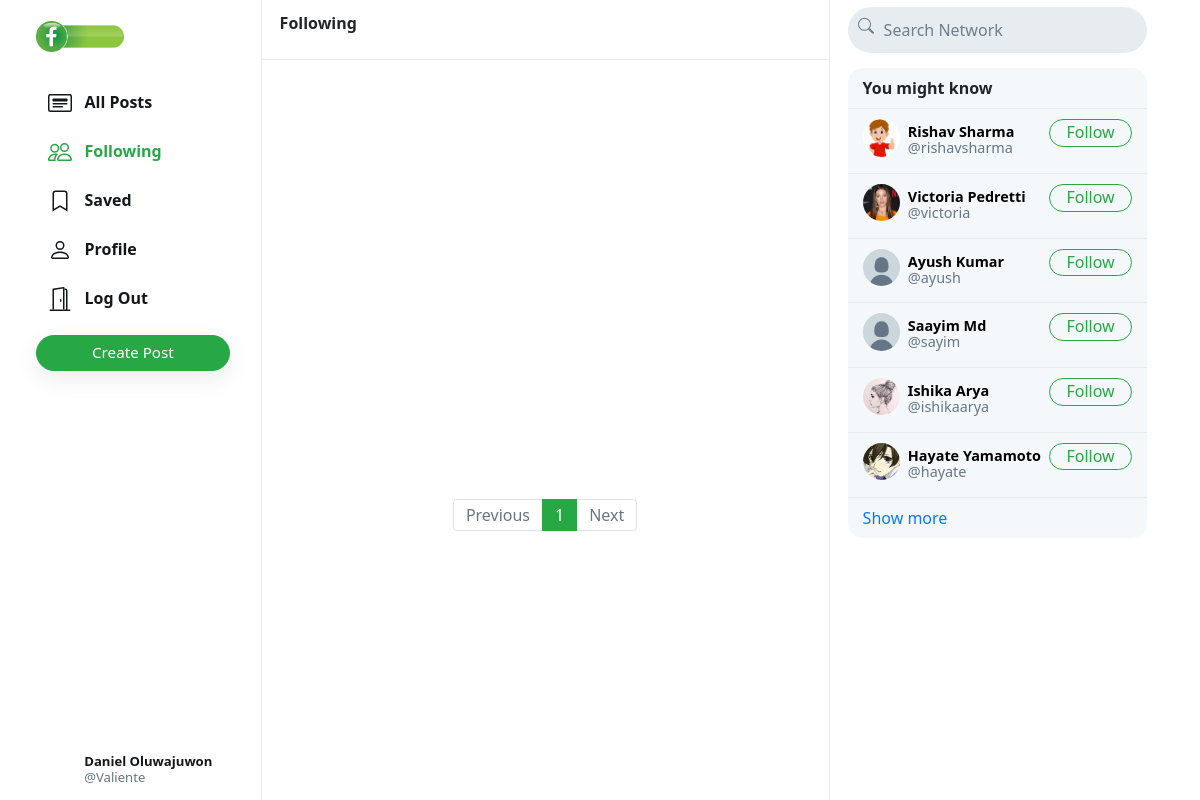
/n/following (signed in), run on the app's committed database.
### network/models.py (models this page shows, shortened)
class User(AbstractUser):
    profile_pic = models.ImageField(upload_to='profile_pic/')
    bio = models.TextField(max_length=160, blank=True, null=True)
    cover = models.ImageField(upload_to='covers/', blank=True)

### network/views.py (the view)
# urls.py: path("n/following", views.following, name='following'),
def following(request):
    if request.user.is_authenticated:
        following_user = Follower.objects.filter(followers=request.user).values('user')
        all_posts = Post.objects.filter(creater__in=following_user).order_by('-date_created')
        paginator = Paginator(all_posts, 10)
        page_number = request.GET.get('page')
        if page_number == None:
            page_number = 1
        posts = paginator.get_page(page_number)
        followings = Follower.objects.filter(followers=request.user).values_list('user', flat=True)
        suggestions = User.objects.exclude(pk__in=followings).exclude(username=request.user.username).order_by("?")[:6]
        return render(request, "network/index.html", {
            "posts": posts,
            "suggestions": suggestions,
            "page": "following"
        })
    else:
        return HttpResponseRedirect(reverse('login'))

### network/templates/network/index.html (shortened to what this page needs)
{% extends "network/layout.html" %}
{% load static %}
{% block body %}
    <div class="main-div">
        <div class="left-div">
            <nav class="head heading">
                {% if page == 'all_posts' %}
                    All Posts
                {% elif page == 'following' %}
                    Following
                {% elif page == 'saved' %}
                    Saved
                {% elif page == 'profile' %}
                    Profile
                {% else %}
                    Explore
                {% endif %}
            </nav>
            <div class="left-div-content">
                <div class="posts-view">
                    <div class="main-div-content">
                        <nav aria-label="Page navigation example" class="pagination-bar">
                            <ul class="pagination justify-content-center">
                                {% if posts.has_previous %}
                                    <li class="page-item">
                                        <a class="page-link" href="?page={{ posts.previous_page_number | default:1}}" tabindex="-1" aria-disabled="true">Previous</a>
                                    </li>
                                {% else %}
                                    <li class="page-item disabled">
                                        <a class="page-link" href="" tabindex="-1" aria-disabled="true">Previous</a>
                                    </li>
                                {% endif %}
                                {% for each in posts.paginator.page_range %}
                                    {% if each == posts.number %}
                                        <li class="page-item active"><a class="page-link" href="?page={{each}}">{{each}}</a></li>
                                    {% else %}
                                        <li class="page-item"><a class="page-link" href="?page={{each}}">{{each}}</a></li>
                                    {% endif %}
                                {% endfor %}
                                {% if posts.has_next %}
                                    <li class="page-item">
                                        <a class="page-link" href="?page={{ posts.next_page_number }}">Next</a>
                                    </li>
                                {% else %}
                                    <li class="page-item disabled">
                                        <a class="page-link" href="">Next</a>
                                    </li>
                                {% endif %}
                            </ul>
                          </nav>
                    </div>
                </div>
            </div>
        </div>
    </div>
{% endblock %}

### network/templates/network/layout.html (shortened to what this page needs)
{% load static %}
<!DOCTYPE html>
<html lang="en">
    <head>
        <link rel="stylesheet" href="https://stackpath.bootstrapcdn.com/bootstrap/4.4.1/css/bootstrap.min.css">
        <link href="{% static 'network/styles.css' %}" rel="stylesheet">
    </head>
    <body>
        <div class="body" data-page="{{page}}">
            <div class="sidenav">
                <a href="{% url 'index' %}" class="navbar-brand">
                    <img src="{% static 'network/Images/logo.png' %}" height="31px">
                </a>
                <div style="height: 100%;">
                    <div>
                        <div>
                            <ul>
                                <li class="nav-item" id="all_posts">
                                <a href="{% url 'index' %}" class="nav-link">
                                    <div>
                                        &nbsp;&nbsp;All Posts
                                    </div>
                                </a>
                                </li>
                                {% if user.is_authenticated %}
                                    <li class="nav-item" id="following">
                                        <a href="{% url 'following' %}" class="nav-link">
                                            <div>
                                                &nbsp;&nbsp;Following
                                            </div>
                                        </a>
                                    </li>
                                    <li class="nav-item" id="saved">
                                        <a href="{% url 'saved' %}" class="nav-link">
                                            <div>
                                                <svg width="1.5em" height="1.5em" viewBox="0 0 16 16" class="bi bi-bookmark" fill="currentColor" xmlns="http://www.w3.org/2000/svg">
                                                    <path fill-rule="evenodd" d="M8 12l5 3V3a2 2 0 0 0-2-2H5a2 2 0 0 0-2 2v12l5-3zm-4 1.234l4-2.4 4 2.4V3a1 1 0 0 0-1-1H5a1 1 0 0 0-1 1v10.234z"/>
                                                  </svg>
                                                &nbsp;&nbsp;Saved
                                            </div>
                                        </a>
                                    </li>
                                    <li class="nav-item" id="profile">
                                        <a href="{% url 'profile' user.username %}" class="nav-link">
                                            <div>
                                                &nbsp;&nbsp;Profile
                                            </div>
                                        </a>
                                    </li>
                                    <li class="nav-item" id="logout">
                                        <a href="{% url 'logout' %}" class="nav-link">
                                            <div>
                                                &nbsp;&nbsp;Log Out
                                            </div>
                                        </a>
                                    </li>
                                {% endif %}
                            </ul>
                        </div>
                        {% if user.is_authenticated %}
                            <button id="popup-btn" class="btn btn-success new-post-btn" onclick="createpost()">Create Post</button>
                        {% endif %}
                    </div>
                    <div style="position: absolute; bottom: 10px;">
                        {% if user.is_authenticated %}
                            <li class="nav-item sidenav-user">
                                <a href="{% url 'profile' user.username %}" class="nav-link">
                                    <div class="user_account">
                                        <div class="small-profilepic" style="float: left; background-image: url(/media/{{user.profile_pic}})"></div>
                                        <div style="height: 2.7vw; margin: auto;">
                                            <div style="margin-top: 4px;"><strong>{{user.first_name}} {{user.last_name}}</strong></div>
                                            <div class="grey" style="margin-top: 4px;">@{{ user.username }}</div>
                                        </div>
                                    </div>
                                </a>
                            </li>
                        {% endif %}
                    </div>
                </div>
            </div>
            {% block body %}
            {% endblock %}
            <div class="right-div">
                <nav class="head">
                    <form action="#">
                        <div class="search-div">
                            <div>
                            </div>
                            <input type="text" name="query" id="search-box" placeholder="Search Network">
                        </div>
                    </form>
                </nav>
                <div class='right-div-content'>
                    <div class="space" style="background-color: white;"></div>
                    {% if user.is_authenticated %}
                        <div class="suggestion-box">
                            <div class="suggestion-header">
                                You might know
                            </div>
                            {% for suggestion in suggestions %}
                                <div class="suggestion-user">
                                    <div>
                                        <a href="{% url 'profile' suggestion.username %}">
                                            <div class="small-profilepic" style="background-image: url(/media/{{suggestion.profile_pic}})"></div>
                                        </a>
                                    </div>
                                    <div class="user-details">
                                        <a href="{% url 'profile' suggestion.username %}">
                                            <div id="user-name">
                                                <strong>
                                                    {{suggestion.first_name}} {{suggestion.last_name}}
                                                </strong>
                                            </div>
                                            <div class="grey">@{{suggestion.username}}</div>
                                        </a>
                                    </div>
                                    <div>
                                        <button class="btn btn-outline-success" type="button" onclick="follow_user(this,'{{suggestion.username}}','suggestion')">Follow</button>
                                    </div>
                                </div>
                            {% empty %}
                                    <div style="text-align: center; border-bottom: .5px solid #e6ecf0; padding: 10px 15px;">
                                        <span class="grey" style="font-size: .9em;">No suggestions available.</span>
                                    </div>
                            {% endfor %}
                            <div class="suggestion-footer">
                                <a href="#">Show more</a>
                            </div>
                        </div>
                    {% endif %}
                </div>
            </div>
        </div>
    </body>
</html>

### network/static/network/styles.css (style rules this page uses)
.body { display: flex; min-height: 100%; font-family: system-ui, sans-serif; }
.btn { border-radius: 20px; padding: 0.32rem 1rem 0.375rem 1rem; }
.btn, .btn:focus, .btn:active { box-shadow: none !important; -webkit-box-shadow: none !important; }
.grey { color: #657786; }
svg { vertical-align: text-top; }
.sidenav { height: 100%; width: 21.8%; position: fixed; top: 0; left: 0; padding: 15px; list-style: none; border-right: .5px solid #e6ecf0; z-index: 100; padding-left: 3%; background-color: white; }
.sidenav ul { list-style: none; padding-left: 0px; margin-top: 3vh; }
.sidenav li { margin-top: 7px; }
.sidenav .nav-link { color: #14171a; line-height: .7em; font-weight: 700; padding: 0px; }
.sidenav .nav-link > div { padding: 10px 20px 8px 12px; border-radius: 25px; line-height: 0.9em; width: max-content; }
.new-post-btn { padding-left: 55px !important; padding-right: 55px !important; font-size: .95em; font-weight: 530; box-shadow: rgba(0, 0, 0, 0.08) 0px 8px 24px !important; }
.user_account { display: flex; font-size: .82rem; font-weight: normal; padding-top: 3px !important; padding-bottom: 3px !important; padding-left: 3px !important; }
.user_account .small-profilepic { transform: scale(.82); margin-left: auto; margin-top: auto; }
.active a { color: #28a745 !important; }
.main-div { position: relative; width: 47.25%; min-height: 100vh; left: 21.8%; }
.left-div { position: relative; }
.head { height: 7.5vh; }
.heading { position: fixed; width: 47.255%; top: 0px; padding: 18px; border-bottom: .5px solid #e6ecf0; line-height: .7em; font-weight: 800; background-color: #fff; z-index: 1000; }
.left-div-content { margin-top: 7.5vh; }
.small-profilepic { width: 3.1vw; height: 3.1vw; border-radius: 9999px; overflow: hidden; margin-right: 8px; background-size: cover; background-repeat: no-repeat; background-position: center; box-sizing: content-box; }
.space { height: 8px; background-color: #e6ecf0; }
.pagination-bar { margin-top: 35px; margin-bottom: 35px; }
.pagination-bar .page-link { line-height: .9em; }
.page-item.active .page-link { color: white !important; background-color: #28a745; border-color: #28a745; }
.page-link { color: #28a745; }
.right-div { width: 28%; height: 100vh; position: fixed; right: 2.95%; border-left: .5px solid #e6ecf0; background-color: white; }
.right-div .head { padding: .9vh 1.5vw; }
.right-div .search-div { margin-left: auto; margin-right: auto; display: flex; border-radius: 25px; background-color: #e6ecf0; padding-left: 10px; padding-right: 10px; vertical-align: middle; }
#search-box { height: 5.7vh; border: none; background: none; outline: none; width: 100%; margin-left: 8px; }
#search-box::placeholder { color: #6d7e8c; }
.right-div-content { height: 92.5vh; overflow: auto; padding-left: 1.5vw; padding-right: 1.5vw; }
.suggestion-box, .guest-box { border-radius: 15px; overflow: hidden; background-color: #f5f8fa; }
.suggestion-header { padding: 13px 15px; line-height: .9em; font-weight: 800; border-bottom: .5px solid #e6ecf0; }
.suggestion-user { display: flex; padding: 10px 15px; font-size: .9em; border-bottom: .5px solid #e6ecf0; }
.suggestion-user a { color: black; text-decoration: none; }
.user-details { flex: 1; line-height: 1.1em; padding: 5px 0px 7px 0px; }
.suggestion-user .btn { padding: 0em 1em .09em 1em; }
.suggestion-footer { padding: 13px 15px; line-height: .9em; }
.suggestion-footer a { text-decoration: none; }

### data on the page
User: first_name "Daniel", last_name "Oluwajuwon", username "Valiente"
User: profile_pic (picture), first_name "Rishav", last_name "Sharma", username "rishavsharma"
User: profile_pic (picture), first_name "Victoria", last_name "Pedretti", username "victoria"
User: profile_pic (placeholder picture), first_name "Ayush", last_name "Kumar", username "ayush"
User: profile_pic (placeholder picture), first_name "Saayim", last_name "Md", username "sayim"
User: profile_pic (picture), first_name "Ishika", last_name "Arya", username "ishikaarya"
User: profile_pic (picture), first_name "Hayate", last_name "Yamamoto", username "hayate"

### other printed values
{{ each }} "1"
